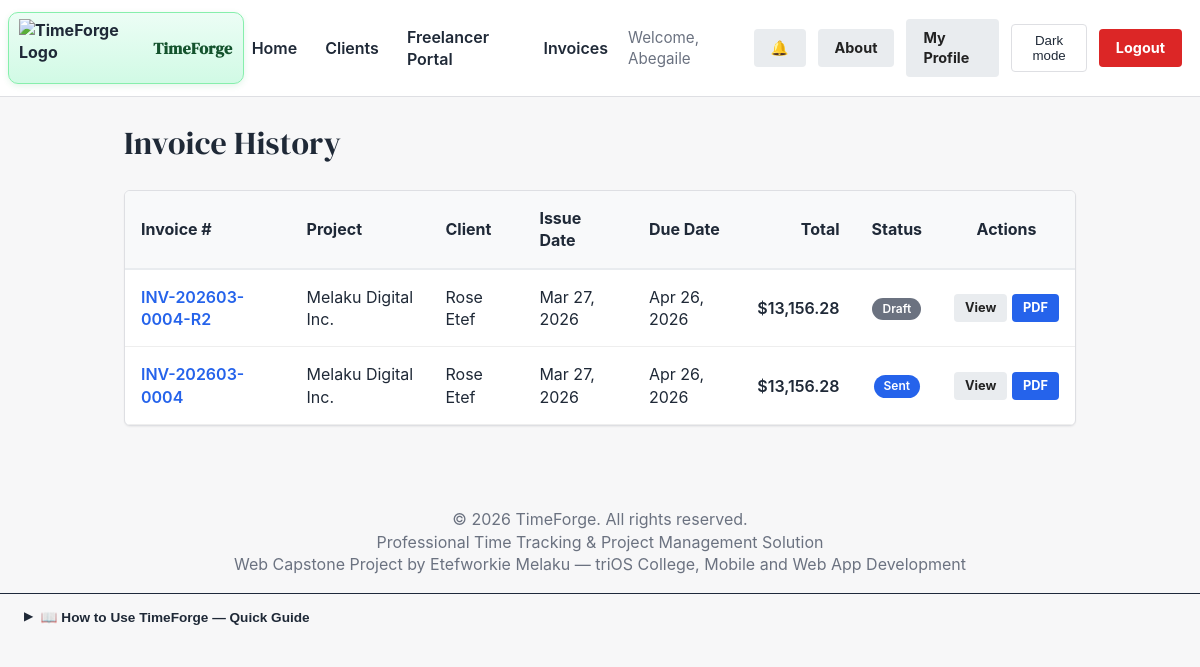
The page /invoices/history.php (signed in) on the database as committed earlier.
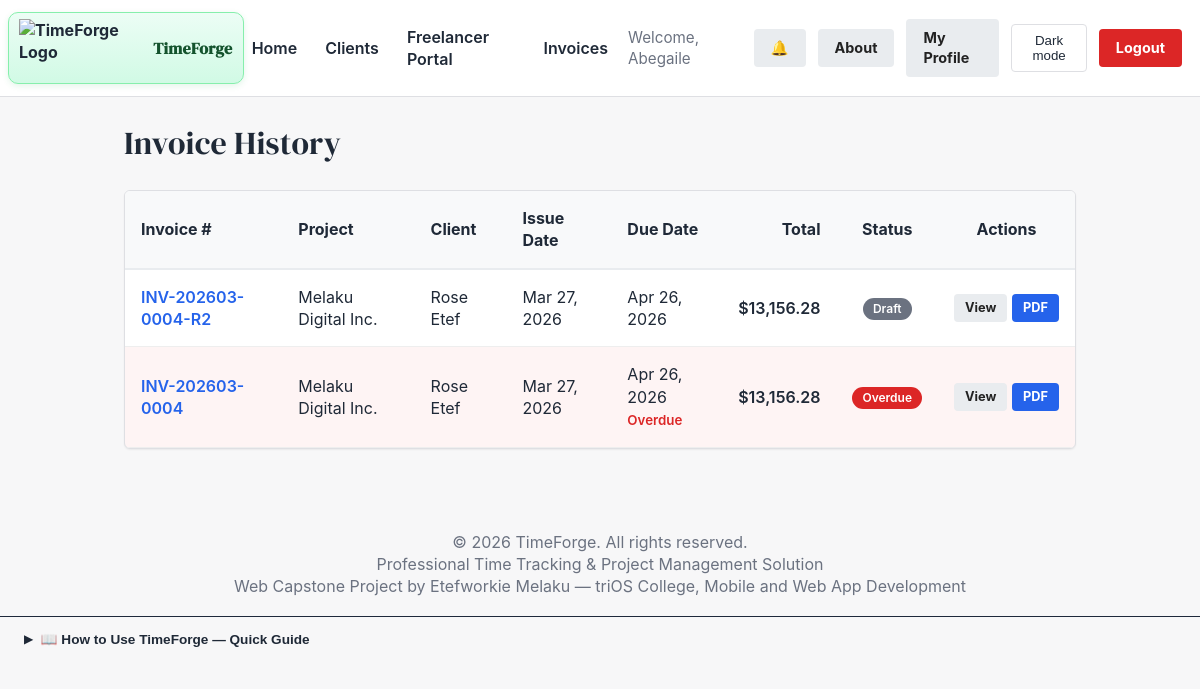
The same page on the database as committed later.
### tables this page shows
CREATE TABLE `invoices` (
  `id` int(11) NOT NULL,
  `company_id` int(11) DEFAULT NULL,
  `project_id` int(11) NOT NULL,
  `client_id` int(11) NOT NULL,
  `invoice_number` varchar(50) NOT NULL,
  `issue_date` date NOT NULL,
  `due_date` date NOT NULL,
  `tax_rate` decimal(5,2) DEFAULT 0.00 COMMENT 'Percentage applied at generation time',
  `subtotal` decimal(10,2) NOT NULL COMMENT 'Sum of all line items before tax',
  `tax_amount` decimal(10,2) NOT NULL COMMENT 'Computed tax on the subtotal',
  `total_amount` decimal(10,2) NOT NULL COMMENT 'subtotal + tax_amount',
  `notes` text DEFAULT NULL,
  `status` enum('draft','sent','viewed','overdue','partial','paid','completed','cancelled') NOT NULL DEFAULT 'draft',
  `created_by` int(11) NOT NULL,
  `created_at` timestamp NOT NULL DEFAULT current_timestamp(),
  `updated_at` timestamp NOT NULL DEFAULT current_timestamp() ON UPDATE current_timestamp(),
  `template` varchar(20) NOT NULL DEFAULT 'classic' COMMENT 'Visual template chosen at generation time',
  `sent_at` datetime DEFAULT NULL,
  `sent_to_email` varchar(100) DEFAULT NULL COMMENT 'Email address the invoice PDF was sent to',
  `email_sent_at` datetime DEFAULT NULL COMMENT 'Timestamp of the most recent email send',
  `viewed_at` datetime DEFAULT NULL,
  `paid_at` datetime DEFAULT NULL,
  `partial_amount` decimal(10,2) DEFAULT NULL,
  `payment_method` varchar(50) DEFAULT NULL,
  `payment_reference` varchar(100) DEFAULT NULL,
  `payment_notes` text DEFAULT NULL,
  `client_feedback` text DEFAULT NULL
);

CREATE TABLE `projects` (
  `id` int(11) NOT NULL,
  `company_id` int(11) DEFAULT NULL,
  `project_name` varchar(100) NOT NULL,
  `description` text DEFAULT NULL,
  `client_id` int(11) NOT NULL,
  `created_by` int(11) DEFAULT NULL,
  `hourly_rate` decimal(10,2) DEFAULT 0.00,
  `budget` decimal(10,2) DEFAULT NULL,
  `deadline` date DEFAULT NULL,
  `status` enum('active','completed','archived') DEFAULT 'active',
  `stage` enum('planning','in_progress','review','testing','on_hold','completed','archived') DEFAULT 'planning',
  `created_at` timestamp NOT NULL DEFAULT current_timestamp(),
  `updated_at` timestamp NOT NULL DEFAULT current_timestamp() ON UPDATE current_timestamp(),
  `deleted_at` timestamp NULL DEFAULT NULL,
  `deleted_by` int(11) DEFAULT NULL,
  `deletion_requested` tinyint(1) DEFAULT 0,
  `deletion_requested_by` int(11) DEFAULT NULL,
  `deletion_requested_at` timestamp NULL DEFAULT NULL,
  `deletion_reason` text DEFAULT NULL,
  `progress_percentage` int(11) DEFAULT 0,
  `budget_alert_75` tinyint(1) DEFAULT 0,
  `budget_alert_90` tinyint(1) DEFAULT 0,
  `budget_alert_100` tinyint(1) DEFAULT 0,
  `screenshots_enabled` tinyint(1) NOT NULL DEFAULT 1 COMMENT '1 = auto-capture screenshots while timer runs, 0 = disabled',
  `screenshot_min_interval` tinyint(3) UNSIGNED NOT NULL DEFAULT 5 COMMENT 'Min minutes between screenshots (1–120)',
  `screenshot_max_interval` tinyint(3) UNSIGNED NOT NULL DEFAULT 15 COMMENT 'Max minutes between screenshots (1–120, >= min)',
  `tax_rate` decimal(5,2) DEFAULT 0.00 COMMENT 'Default tax percentage for invoices on this project'
);

CREATE TABLE `clients` (
  `id` int(11) NOT NULL,
  `company_id` int(11) DEFAULT NULL,
  `client_name` varchar(100) NOT NULL,
  `company_name` varchar(100) DEFAULT NULL,
  `email` varchar(100) NOT NULL,
  `phone` varchar(20) DEFAULT NULL,
  `address` text DEFAULT NULL,
  `user_id` int(11) DEFAULT NULL,
  `created_by` int(11) NOT NULL,
  `created_at` timestamp NOT NULL DEFAULT current_timestamp(),
  `updated_at` timestamp NOT NULL DEFAULT current_timestamp() ON UPDATE current_timestamp(),
  `is_active` tinyint(1) DEFAULT 1
);

### invoices/history.php (the view, shortened to what the changed rows need)
<?php
require_once __DIR__ . '/../db.php';
$user_id = $_SESSION['user_id'];
$role    = $_SESSION['role'];
try {
    if ($role === 'admin') {
        $list_stmt = $pdo->prepare("
            SELECT
                inv.id,
                inv.invoice_number,
                inv.issue_date,
                inv.due_date,
                inv.total_amount,
                inv.partial_amount,
                inv.status,
                inv.created_at,
                p.project_name,
                c.client_name,
                c.company_name
            FROM invoices inv
            INNER JOIN projects p ON p.id = inv.project_id
            INNER JOIN clients  c ON c.id = inv.client_id
            WHERE inv.company_id = :company_id
            ORDER BY inv.created_at DESC
        ");
        $list_stmt->execute([':company_id' => $_SESSION['company_id']]);
    } elseif ($role === 'freelancer') {
        $list_stmt = $pdo->prepare("
            SELECT
                inv.id,
                inv.invoice_number,
                inv.issue_date,
                inv.due_date,
                inv.total_amount,
                inv.partial_amount,
                inv.status,
                inv.created_at,
                p.project_name,
                c.client_name,
                c.company_name
            FROM invoices inv
            INNER JOIN projects p ON p.id = inv.project_id
            INNER JOIN clients  c ON c.id = inv.client_id
            WHERE p.created_by = :user_id
               OR p.company_id = :company_id
            GROUP BY inv.id
            ORDER BY inv.created_at DESC
        ");
        $list_stmt->execute([':user_id' => $user_id, ':company_id' => $_SESSION['company_id']]);
    } else {
        setFlash('error', 'Access denied.');
        header('Location: /TimeForge_Capstone/index.php');
        exit;
    }
    $invoices = $list_stmt->fetchAll();
} catch (PDOException $e) {
    error_log('history.php fetch error: ' . $e->getMessage());
    setFlash('error', 'Could not load invoices. Please try again.');
    $invoices = [];
}
$status_labels = [
    'draft'     => 'Draft',
    'sent'      => 'Sent',
    'viewed'    => 'Viewed',
    'overdue'   => 'Overdue',
    'partial'   => 'Partial',
    'paid'      => 'Paid',
    'completed' => 'Completed',
    'cancelled' => 'Cancelled',
];
$status_colors = [
    'draft'     => '#6b7280',
    'sent'      => '#2563eb',
    'viewed'    => '#7c3aed',
    'overdue'   => '#dc2626',
    'partial'   => '#d97706',
    'paid'      => '#16a34a',
    'completed' => '#0f766e',
    'cancelled' => '#374151',
];
?>
<!DOCTYPE html>
<html lang="en">
<head>
    <link rel="stylesheet" href="/TimeForge_Capstone/css/style.css">
    <link rel="stylesheet" href="/TimeForge_Capstone/css/invoice.css">
</head>
<body>
<?php include __DIR__ . '/../includes/header_partial.php'; ?>
<div class="container">
    <div style="display:flex; justify-content:space-between; align-items:center; margin-bottom:1.5rem; flex-wrap:wrap; gap:1rem;">
        <h1 class="heading-serif" style="color:var(--color-accent); margin:0;">Invoice History</h1>
    </div>
    <?php if (empty($invoices)): ?>
        <div class="card" style="text-align:center; padding:3rem;">
            <p style="color:var(--color-text-secondary); margin-bottom:1rem;">No invoices have been generated yet.</p>
            <?php if (hasRole('admin')): ?>
                <a href="/TimeForge_Capstone/index.php" class="btn btn-primary">Go to Projects</a>
            <?php endif; ?>
        </div>
    <?php else: ?>
        <div class="card" style="padding:0; overflow:hidden;">
            <table class="project-table" style="margin:0;">
                <thead>
                    <tr>
                        <th>Invoice #</th>
                        <th>Project</th>
                        <th>Client</th>
                        <th>Issue Date</th>
                        <th>Due Date</th>
                        <th style="text-align:right;">Total</th>
                        <th style="text-align:center;">Status</th>
                        <th style="text-align:center;">Actions</th>
                    </tr>
                </thead>
                <tbody>
                    <?php foreach ($invoices as $inv):
                        $is_overdue = ($inv['status'] === 'overdue');
                        $row_style  = $is_overdue ? 'background:rgba(220,38,38,0.05);' : '';
                    ?>
                    <tr style="<?php echo $row_style; ?>">
                        <td>
                            <a href="/TimeForge_Capstone/invoices/view.php?id=<?php echo $inv['id']; ?>" style="font-weight:600;">
                                <?php echo htmlspecialchars($inv['invoice_number']); ?>
                            </a>
                        </td>
                        <td><?php echo htmlspecialchars($inv['project_name']); ?></td>
                        <td>
                            <?php echo htmlspecialchars($inv['client_name']); ?>
                        </td>
                        <td><?php echo date('M j, Y', strtotime($inv['issue_date'])); ?></td>
                        <td>
                            <?php echo date('M j, Y', strtotime($inv['due_date'])); ?>
                            <?php if ($is_overdue): ?>
                                <br><small style="color:#dc2626; font-weight:600;">Overdue</small>
                            <?php endif; ?>
                        </td>
                        <td style="text-align:right; font-weight:600;">
                            $<?php echo number_format($inv['total_amount'], 2); ?>
                        </td>
                        <td style="text-align:center;">
                            <span class="inv-status-badge"
                                  style="background:<?php echo $status_colors[$inv['status']] ?? '#6b7280'; ?>; font-size:0.75rem; padding:3px 10px; border-radius:12px; color:#fff; display:inline-block; white-space:nowrap;">
                                <?php echo $status_labels[$inv['status']] ?? ucfirst($inv['status']); ?>
                            </span>
                        </td>
                        <td style="text-align:center; white-space:nowrap;">
                            <a href="/TimeForge_Capstone/invoices/view.php?id=<?php echo $inv['id']; ?>" class="btn btn-secondary" style="padding:4px 10px; font-size:0.8rem;">View</a>
                            <a href="/TimeForge_Capstone/invoices/download.php?id=<?php echo $inv['id']; ?>" class="btn btn-primary" style="padding:4px 10px; font-size:0.8rem;" target="_blank" rel="noopener">PDF</a>
                        </td>
                    </tr>
                    <?php endforeach; ?>
                </tbody>
            </table>
        </div>
    <?php endif; ?>
</div>
</body>
</html>

Rows that differ between the two databases and show on the page:
changed invoices "INV-202603-0004": status "Sent" → "Overdue"; now shows "Overdue"
